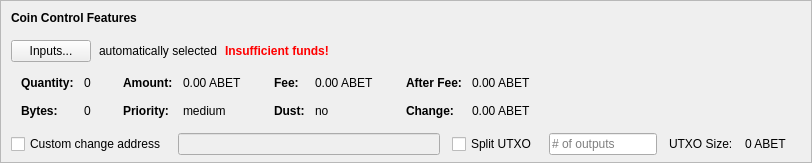
    <widget class="QFrame" name="frameCoinControl">
     <property name="sizePolicy">
      <sizepolicy hsizetype="Expanding" vsizetype="Expanding">
       <horstretch>0</horstretch>
       <verstretch>0</verstretch>
      </sizepolicy>
     </property>
     <property name="maximumSize">
      <size>
       <width>16777215</width>
       <height>16777215</height>
      </size>
     </property>
     <property name="frameShape">
      <enum>QFrame::StyledPanel</enum>
     </property>
     <property name="frameShadow">
      <enum>QFrame::Sunken</enum>
     </property>
     <layout class="QVBoxLayout" name="verticalLayoutCoinControl2">
      <property name="spacing">
       <number>0</number>
      </property>
      <property name="leftMargin">
       <number>0</number>
      </property>
      <property name="topMargin">
       <number>0</number>
      </property>
      <property name="rightMargin">
       <number>0</number>
      </property>
      <property name="bottomMargin">
       <number>6</number>
      </property>
      <item>
       <layout class="QVBoxLayout" name="verticalLayoutCoinControl" stretch="0,0,0,0,1">
        <property name="spacing">
         <number>0</number>
        </property>
        <property name="leftMargin">
         <number>10</number>
        </property>
        <property name="topMargin">
         <number>10</number>
        </property>
        <item>
         <layout class="QHBoxLayout" name="horizontalLayoutCoinControl1">
          <property name="bottomMargin">
           <number>15</number>
          </property>
          <item>
           <widget class="QLabel" name="labelCoinControlFeatures">
            <property name="sizePolicy">
             <sizepolicy hsizetype="Preferred" vsizetype="Maximum">
              <horstretch>0</horstretch>
              <verstretch>0</verstretch>
             </sizepolicy>
            </property>
            <property name="font">
             <font>
              <weight>75</weight>
              <bold>true</bold>
             </font>
            </property>
            <property name="styleSheet">
             <string notr="true">font-weight:bold;</string>
            </property>
            <property name="text">
             <string>Coin Control Features</string>
            </property>
           </widget>
          </item>
         </layout>
        </item>
        <item>
         <layout class="QHBoxLayout" name="horizontalLayoutCoinControl2" stretch="0,0,0,0">
          <property name="spacing">
           <number>8</number>
          </property>
          <property name="bottomMargin">
           <number>10</number>
          </property>
          <item>
           <widget class="QPushButton" name="pushButtonCoinControl">
            <property name="styleSheet">
             <string notr="true"/>
            </property>
            <property name="text">
             <string>Inputs...</string>
            </property>
            <property name="autoDefault">
             <bool>false</bool>
            </property>
           </widget>
          </item>
          <item>
           <widget class="QLabel" name="labelCoinControlAutomaticallySelected">
            <property name="text">
             <string>automatically selected</string>
            </property>
            <property name="margin">
             <number>5</number>
            </property>
           </widget>
          </item>
          <item>
           <widget class="QLabel" name="labelCoinControlInsuffFunds">
            <property name="font">
             <font>
              <weight>75</weight>
              <bold>true</bold>
             </font>
            </property>
            <property name="styleSheet">
             <string notr="true">color:red;font-weight:bold;</string>
            </property>
            <property name="text">
             <string>Insufficient funds!</string>
            </property>
            <property name="margin">
             <number>5</number>
            </property>
           </widget>
          </item>
          <item>
           <spacer name="horizontalSpacerCoinControl">
            <property name="orientation">
             <enum>Qt::Horizontal</enum>
            </property>
            <property name="sizeHint" stdset="0">
             <size>
              <width>40</width>
              <height>1</height>
             </size>
            </property>
           </spacer>
          </item>
         </layout>
        </item>
        <item>
         <widget class="QWidget" name="widgetCoinControl" native="true">
          <property name="sizePolicy">
           <sizepolicy hsizetype="Preferred" vsizetype="Preferred">
            <horstretch>0</horstretch>
            <verstretch>0</verstretch>
           </sizepolicy>
          </property>
          <property name="minimumSize">
           <size>
            <width>0</width>
            <height>0</height>
           </size>
          </property>
          <property name="styleSheet">
           <string notr="true"/>
          </property>
          <layout class="QHBoxLayout" name="horizontalLayoutCoinControl5">
           <property name="leftMargin">
            <number>0</number>
           </property>
           <property name="topMargin">
            <number>0</number>
           </property>
           <property name="rightMargin">
            <number>0</number>
           </property>
           <property name="bottomMargin">
            <number>0</number>
           </property>
           <item>
            <layout class="QHBoxLayout" name="horizontalLayoutCoinControl3" stretch="0,0,0,1">
             <property name="spacing">
              <number>20</number>
             </property>
             <property name="topMargin">
              <number>0</number>
             </property>
             <property name="bottomMargin">
              <number>10</number>
             </property>
             <item>
              <layout class="QFormLayout" name="formLayoutCoinControl1">
               <property name="horizontalSpacing">
                <number>10</number>
               </property>
               <property name="verticalSpacing">
                <number>14</number>
               </property>
               <property name="leftMargin">
                <number>10</number>
               </property>
               <property name="topMargin">
                <number>4</number>
               </property>
               <property name="rightMargin">
                <number>6</number>
               </property>
               <item row="0" column="0">
                <widget class="QLabel" name="labelCoinControlQuantityText">
                 <property name="font">
                  <font>
                   <weight>75</weight>
                   <bold>true</bold>
                  </font>
                 </property>
                 <property name="text">
                  <string>Quantity:</string>
                 </property>
                 <property name="margin">
                  <number>0</number>
                 </property>
                </widget>
               </item>
               <item row="0" column="1">
                <widget class="QLabel" name="labelCoinControlQuantity">
                 <property name="cursor">
                  <cursorShape>IBeamCursor</cursorShape>
                 </property>
                 <property name="contextMenuPolicy">
                  <enum>Qt::ActionsContextMenu</enum>
                 </property>
                 <property name="text">
                  <string notr="true">0</string>
                 </property>
                 <property name="margin">
                  <number>0</number>
                 </property>
                 <property name="textInteractionFlags">
                  <set>Qt::LinksAccessibleByMouse|Qt::TextSelectableByKeyboard|Qt::TextSelectableByMouse</set>
                 </property>
                </widget>
               </item>
               <item row="1" column="0">
                <widget class="QLabel" name="labelCoinControlBytesText">
                 <property name="font">
                  <font>
                   <weight>75</weight>
                   <bold>true</bold>
                  </font>
                 </property>
                 <property name="text">
                  <string>Bytes:</string>
                 </property>
                </widget>
               </item>
               <item row="1" column="1">
                <widget class="QLabel" name="labelCoinControlBytes">
                 <property name="cursor">
                  <cursorShape>IBeamCursor</cursorShape>
                 </property>
                 <property name="contextMenuPolicy">
                  <enum>Qt::ActionsContextMenu</enum>
                 </property>
                 <property name="text">
                  <string notr="true">0</string>
                 </property>
                 <property name="textInteractionFlags">
                  <set>Qt::LinksAccessibleByMouse|Qt::TextSelectableByKeyboard|Qt::TextSelectableByMouse</set>
                 </property>
                </widget>
               </item>
              </layout>
             </item>
             <item>
              <layout class="QFormLayout" name="formLayoutCoinControl2">
               <property name="horizontalSpacing">
                <number>10</number>
               </property>
               <property name="verticalSpacing">
                <number>14</number>
               </property>
               <property name="leftMargin">
                <number>6</number>
               </property>
               <property name="topMargin">
                <number>4</number>
               </property>
               <property name="rightMargin">
                <number>6</number>
               </property>
               <item row="0" column="0">
                <widget class="QLabel" name="labelCoinControlAmountText">
                 <property name="font">
                  <font>
                   <weight>75</weight>
                   <bold>true</bold>
                  </font>
                 </property>
                 <property name="text">
                  <string>Amount:</string>
                 </property>
                 <property name="margin">
                  <number>0</number>
                 </property>
                </widget>
               </item>
               <item row="0" column="1">
                <widget class="QLabel" name="labelCoinControlAmount">
                 <property name="cursor">
                  <cursorShape>IBeamCursor</cursorShape>
                 </property>
                 <property name="contextMenuPolicy">
                  <enum>Qt::ActionsContextMenu</enum>
                 </property>
                 <property name="text">
                  <string notr="true">0.00 ABET</string>
                 </property>
                 <property name="textInteractionFlags">
                  <set>Qt::LinksAccessibleByMouse|Qt::TextSelectableByKeyboard|Qt::TextSelectableByMouse</set>
                 </property>
                </widget>
               </item>
               <item row="1" column="0">
                <widget class="QLabel" name="labelCoinControlPriorityText">
                 <property name="font">
                  <font>
                   <weight>75</weight>
                   <bold>true</bold>
                  </font>
                 </property>
                 <property name="text">
                  <string>Priority:</string>
                 </property>
                </widget>
               </item>
               <item row="1" column="1">
                <widget class="QLabel" name="labelCoinControlPriority">
                 <property name="cursor">
                  <cursorShape>IBeamCursor</cursorShape>
                 </property>
                 <property name="contextMenuPolicy">
                  <enum>Qt::ActionsContextMenu</enum>
                 </property>
                 <property name="text">
                  <string>medium</string>
                 </property>
                 <property name="textInteractionFlags">
                  <set>Qt::LinksAccessibleByMouse|Qt::TextSelectableByKeyboard|Qt::TextSelectableByMouse</set>
                 </property>
                </widget>
               </item>
              </layout>
             </item>
             <item>
              <layout class="QFormLayout" name="formLayoutCoinControl3">
               <property name="horizontalSpacing">
                <number>10</number>
               </property>
               <property name="verticalSpacing">
                <number>14</number>
               </property>
               <property name="leftMargin">
                <number>6</number>
               </property>
               <property name="topMargin">
                <number>4</number>
               </property>
               <property name="rightMargin">
                <number>6</number>
               </property>
               <item row="0" column="0">
                <widget class="QLabel" name="labelCoinControlFeeText">
                 <property name="font">
                  <font>
                   <weight>75</weight>
                   <bold>true</bold>
                  </font>
                 </property>
                 <property name="text">
                  <string>Fee:</string>
                 </property>
                 <property name="margin">
                  <number>0</number>
                 </property>
                </widget>
               </item>
               <item row="0" column="1">
                <widget class="QLabel" name="labelCoinControlFee">
                 <property name="cursor">
                  <cursorShape>IBeamCursor</cursorShape>
                 </property>
                 <property name="contextMenuPolicy">
                  <enum>Qt::ActionsContextMenu</enum>
                 </property>
                 <property name="text">
                  <string notr="true">0.00 ABET</string>
                 </property>
                 <property name="textInteractionFlags">
                  <set>Qt::LinksAccessibleByMouse|Qt::TextSelectableByKeyboard|Qt::TextSelectableByMouse</set>
                 </property>
                </widget>
               </item>
               <item row="1" column="0">
                <widget class="QLabel" name="labelCoinControlLowOutputText">
                 <property name="font">
                  <font>
                   <weight>75</weight>
                   <bold>true</bold>
                  </font>
                 </property>
                 <property name="text">
                  <string>Dust:</string>
                 </property>
                </widget>
               </item>
               <item row="1" column="1">
                <widget class="QLabel" name="labelCoinControlLowOutput">
                 <property name="cursor">
                  <cursorShape>IBeamCursor</cursorShape>
                 </property>
                 <property name="contextMenuPolicy">
                  <enum>Qt::ActionsContextMenu</enum>
                 </property>
                 <property name="text">
                  <string>no</string>
                 </property>
                 <property name="textInteractionFlags">
                  <set>Qt::LinksAccessibleByMouse|Qt::TextSelectableByKeyboard|Qt::TextSelectableByMouse</set>
                 </property>
                </widget>
               </item>
              </layout>
             </item>
             <item>
              <layout class="QFormLayout" name="formLayoutCoinControl4">
               <property name="horizontalSpacing">
                <number>10</number>
               </property>
               <property name="verticalSpacing">
                <number>14</number>
               </property>
               <property name="leftMargin">
                <number>6</number>
               </property>
               <property name="topMargin">
                <number>4</number>
               </property>
               <property name="rightMargin">
                <number>6</number>
               </property>
               <item row="0" column="0">
                <widget class="QLabel" name="labelCoinControlAfterFeeText">
                 <property name="font">
                  <font>
                   <weight>75</weight>
                   <bold>true</bold>
                  </font>
                 </property>
                 <property name="text">
                  <string>After Fee:</string>
                 </property>
                 <property name="margin">
                  <number>0</number>
                 </property>
                </widget>
               </item>
               <item row="0" column="1">
                <widget class="QLabel" name="labelCoinControlAfterFee">
                 <property name="cursor">
                  <cursorShape>IBeamCursor</cursorShape>
                 </property>
                 <property name="contextMenuPolicy">
                  <enum>Qt::ActionsContextMenu</enum>
                 </property>
                 <property name="text">
                  <string notr="true">0.00 ABET</string>
                 </property>
                 <property name="textInteractionFlags">
                  <set>Qt::LinksAccessibleByMouse|Qt::TextSelectableByKeyboard|Qt::TextSelectableByMouse</set>
                 </property>
                </widget>
               </item>
               <item row="1" column="0">
                <widget class="QLabel" name="labelCoinControlChangeText">
                 <property name="font">
                  <font>
                   <weight>75</weight>
                   <bold>true</bold>
                  </font>
                 </property>
                 <property name="text">
                  <string>Change:</string>
                 </property>
                </widget>
               </item>
               <item row="1" column="1">
                <widget class="QLabel" name="labelCoinControlChange">
                 <property name="cursor">
                  <cursorShape>IBeamCursor</cursorShape>
                 </property>
                 <property name="contextMenuPolicy">
                  <enum>Qt::ActionsContextMenu</enum>
                 </property>
                 <property name="text">
                  <string notr="true">0.00 ABET</string>
                 </property>
                 <property name="textInteractionFlags">
                  <set>Qt::LinksAccessibleByMouse|Qt::TextSelectableByKeyboard|Qt::TextSelectableByMouse</set>
                 </property>
                </widget>
               </item>
              </layout>
             </item>
            </layout>
           </item>
          </layout>
         </widget>
        </item>
        <item>
         <layout class="QHBoxLayout" name="horizontalLayoutCoinControl4" stretch="0,0,0,0,0,0,0">
          <property name="spacing">
           <number>12</number>
          </property>
          <property name="sizeConstraint">
           <enum>QLayout::SetDefaultConstraint</enum>
          </property>
          <property name="topMargin">
           <number>5</number>
          </property>
          <property name="rightMargin">
           <number>5</number>
          </property>
          <item>
           <widget class="QCheckBox" name="checkBoxCoinControlChange">
            <property name="toolTip">
             <string>If this is activated, but the change address is empty or invalid, change will be sent to a newly generated address.</string>
            </property>
            <property name="text">
             <string>Custom change address</string>
            </property>
           </widget>
          </item>
          <item>
           <widget class="QValidatedLineEdit" name="lineEditCoinControlChange">
            <property name="enabled">
             <bool>false</bool>
            </property>
            <property name="sizePolicy">
             <sizepolicy hsizetype="Expanding" vsizetype="Fixed">
              <horstretch>0</horstretch>
              <verstretch>0</verstretch>
             </sizepolicy>
            </property>
           </widget>
          </item>
          <item>
           <widget class="QCheckBox" name="splitBlockCheckBox">
            <property name="text">
             <string>Split UTXO</string>
            </property>
           </widget>
          </item>
          <item>
           <widget class="QLineEdit" name="splitBlockLineEdit">
            <property name="sizePolicy">
             <sizepolicy hsizetype="Fixed" vsizetype="Fixed">
              <horstretch>50</horstretch>
              <verstretch>0</verstretch>
             </sizepolicy>
            </property>
            <property name="placeholderText">
             <string># of outputs</string>
            </property>
           </widget>
          </item>
          <item>
           <widget class="QLabel" name="labelBlockSizeText">
            <property name="text">
             <string>UTXO Size:</string>
            </property>
           </widget>
          </item>
          <item>
           <widget class="QLabel" name="labelBlockSize">
            <property name="text">
             <string>0 ABET</string>
            </property>
           </widget>
          </item>
          <item>
           <widget class="QLabel" name="labelCoinControlChangeLabel">
            <property name="sizePolicy">
             <sizepolicy hsizetype="Preferred" vsizetype="Expanding">
              <horstretch>0</horstretch>
              <verstretch>0</verstretch>
             </sizepolicy>
            </property>
            <property name="minimumSize">
             <size>
              <width>0</width>
              <height>0</height>
             </size>
            </property>
            <property name="text">
             <string/>
            </property>
            <property name="margin">
             <number>3</number>
            </property>
           </widget>
          </item>
         </layout>
        </item>
        <item>
         <spacer name="verticalSpacerCoinControl">
          <property name="orientation">
           <enum>Qt::Vertical</enum>
          </property>
          <property name="sizeHint" stdset="0">
           <size>
            <width>800</width>
            <height>1</height>
           </size>
          </property>
         </spacer>
        </item>
       </layout>
      </item>
     </layout>
    </widget>
